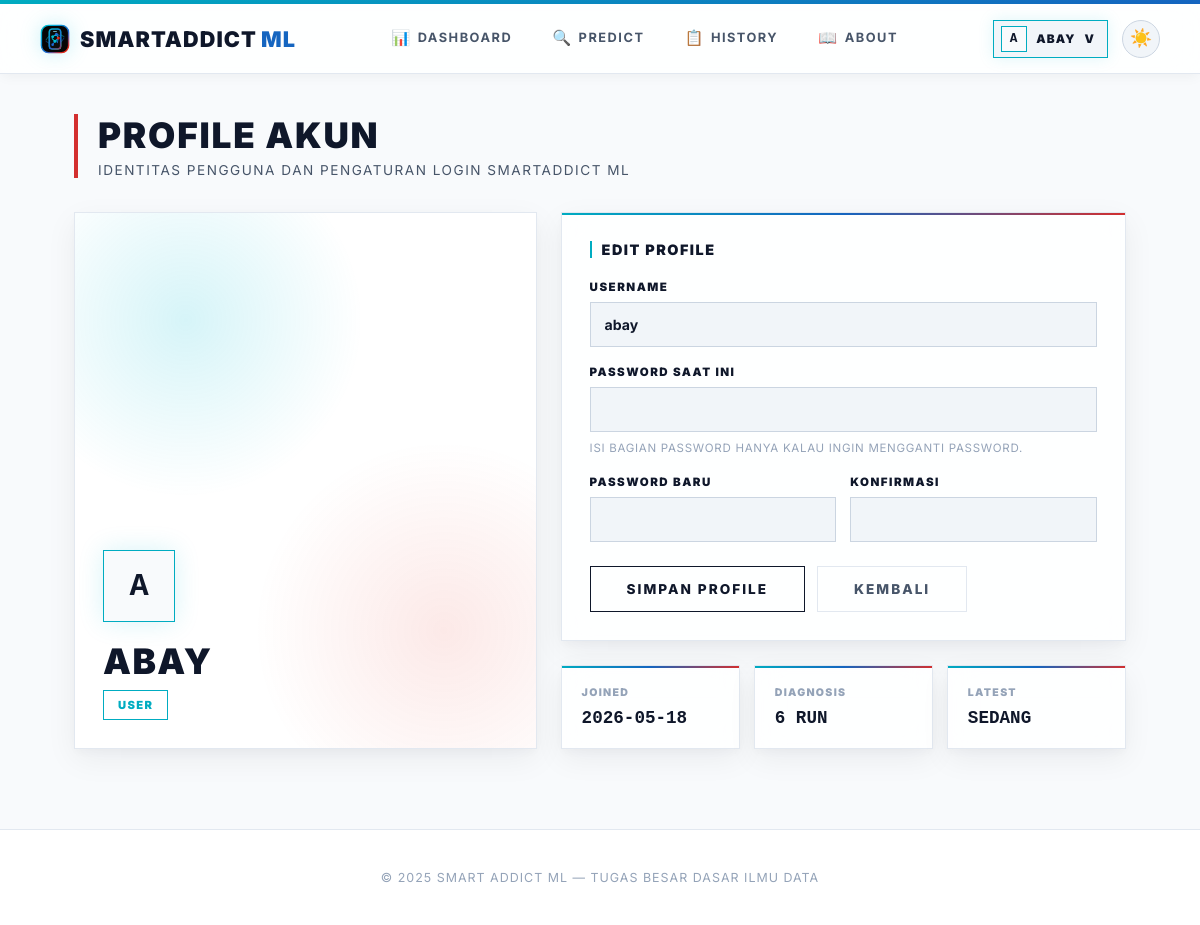
Before: /profile (signed in) with the older database file.
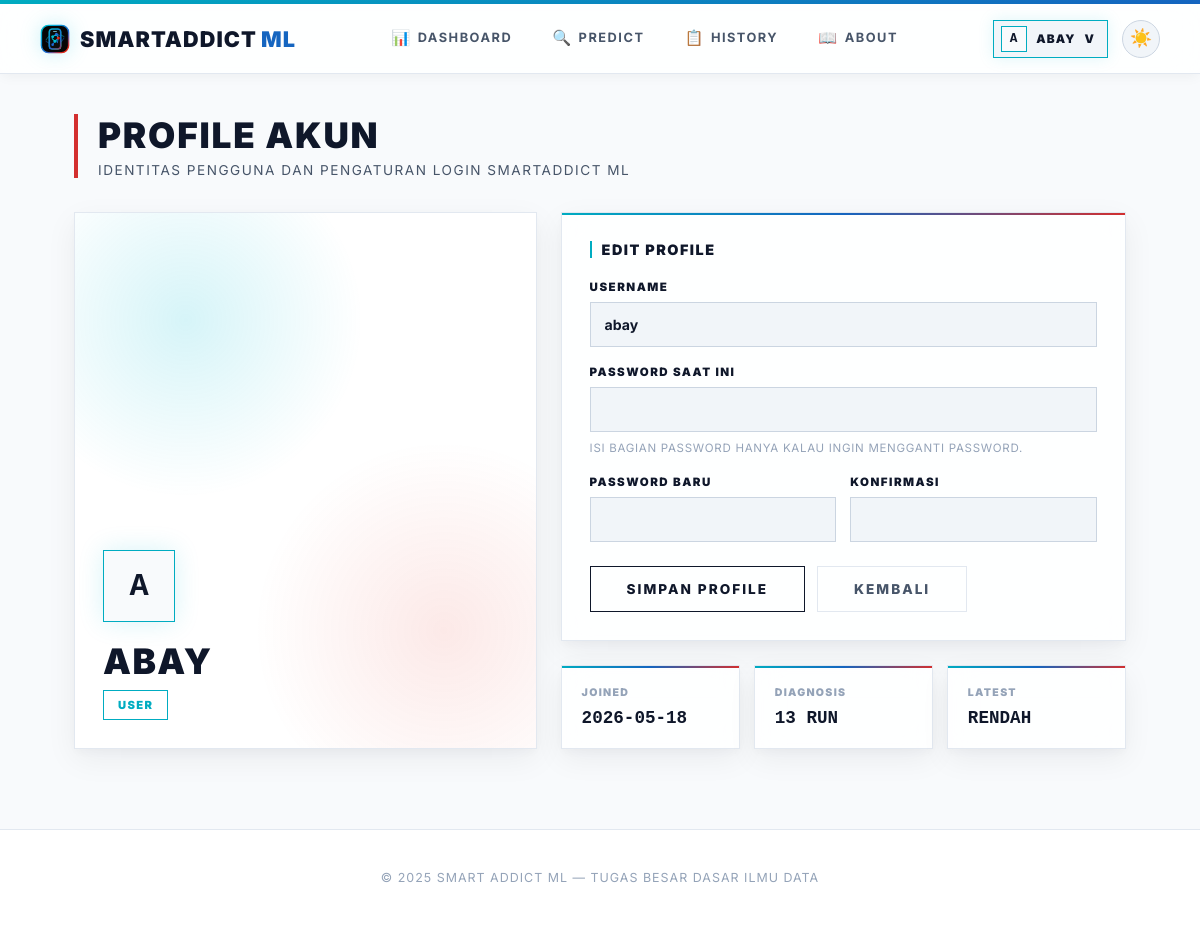
After: the same page with the newer database file.
### app.py (models this page shows, shortened)
class Prediction(db.Model):
    id = db.Column(db.Integer, primary_key=True)
    user_id = db.Column(db.Integer, db.ForeignKey('user.id'), nullable=False)
    model_name = db.Column(db.String(50), nullable=False)
    input_values = db.Column(db.Text, nullable=False)  # JSON string
    result = db.Column(db.String(20), nullable=False)
    prediction_raw = db.Column(db.Integer, nullable=False)
    timestamp = db.Column(db.DateTime, default=datetime.utcnow)

### app.py (the view, shortened to what this page needs)
@app.route("/profile", methods=["GET", "POST"])
@login_required
def profile():
    prediction_count = Prediction.query.filter_by(user_id=current_user.id).count()
    latest_prediction = Prediction.query.filter_by(user_id=current_user.id).order_by(Prediction.timestamp.desc()).first()
    return render_template(
        "profile.html",
        active_page='profile',
        prediction_count=prediction_count,
        latest_prediction=latest_prediction
    )

### app.py (called while the page is built)
@app.after_request
def add_no_cache(response):
    response.headers['Cache-Control'] = 'no-store, no-cache, must-revalidate, max-age=0'
    response.headers['Pragma'] = 'no-cache'
    response.headers['Expires'] = '0'
    return response

@login_manager.user_loader
def load_user(user_id):
    return User.query.get(int(user_id))

    @property
    def is_admin(self):
        return self.role == 'admin'

### templates/profile.html (shortened to what this page needs)
{% extends "base.html" %}
{% block content %}
<main class="content">
    <div class="page-header">
        <h1>PROFILE AKUN</h1>
        <p>IDENTITAS PENGGUNA DAN PENGATURAN LOGIN SMARTADDICT ML</p>
    </div>
    <div class="profile-grid">
        <section class="profile-visual">
            <div id="profile3d" aria-hidden="true"></div>
            <div class="profile-identity">
                <div class="profile-avatar-large">{{ current_user.username[0]|upper }}</div>
                <h2>{{ current_user.username }}</h2>
                <span class="role-badge">{{ current_user.role }}</span>
            </div>
        </section>
        <section>
            <div class="profile-panel">
                <div class="panel-title">Edit Profile</div>
                <form method="post" class="form-grid">
                    <div class="form-group">
                        <label class="form-label" for="username">Username</label>
                        <input class="form-input" id="username" name="username" value="{{ current_user.username }}" maxlength="80" required>
                    </div>
                    <div class="form-group">
                        <label class="form-label" for="current_password">Password Saat Ini</label>
                        <input class="form-input" id="current_password" name="current_password" type="password" autocomplete="current-password">
                        <div class="form-note">Isi bagian password hanya kalau ingin mengganti password.</div>
                    </div>
                    <div class="password-grid">
                        <div class="form-group">
                            <label class="form-label" for="new_password">Password Baru</label>
                            <input class="form-input" id="new_password" name="new_password" type="password" autocomplete="new-password">
                        </div>
                        <div class="form-group">
                            <label class="form-label" for="confirm_password">Konfirmasi</label>
                            <input class="form-input" id="confirm_password" name="confirm_password" type="password" autocomplete="new-password">
                        </div>
                    </div>
                    <div class="profile-actions">
                        <button type="submit" class="btn-primary">Simpan Profile</button>
                        <a href="{{ url_for('dashboard') }}" class="btn-secondary">Kembali</a>
                    </div>
                </form>
            </div>
            <div class="profile-stats">
                <div class="profile-stat">
                    <span>Joined</span>
                    <strong>{{ current_user.created_at.strftime('%Y-%m-%d') }}</strong>
                </div>
                <div class="profile-stat">
                    <span>Diagnosis</span>
                    <strong>{{ prediction_count }} Run</strong>
                </div>
                <div class="profile-stat">
                    <span>Latest</span>
                    <strong>{% if latest_prediction %}{{ latest_prediction.result }}{% else %}None{% endif %}</strong>
                </div>
            </div>
        </section>
    </div>
</main>
{% endblock %}

Changed rows visible on the page:
no longer on this page (row unchanged): Prediction: result "SEDANG"
added Prediction: result "RENDAH"
Other visible differences:
{{ prediction_count }}: "6" → "13"
